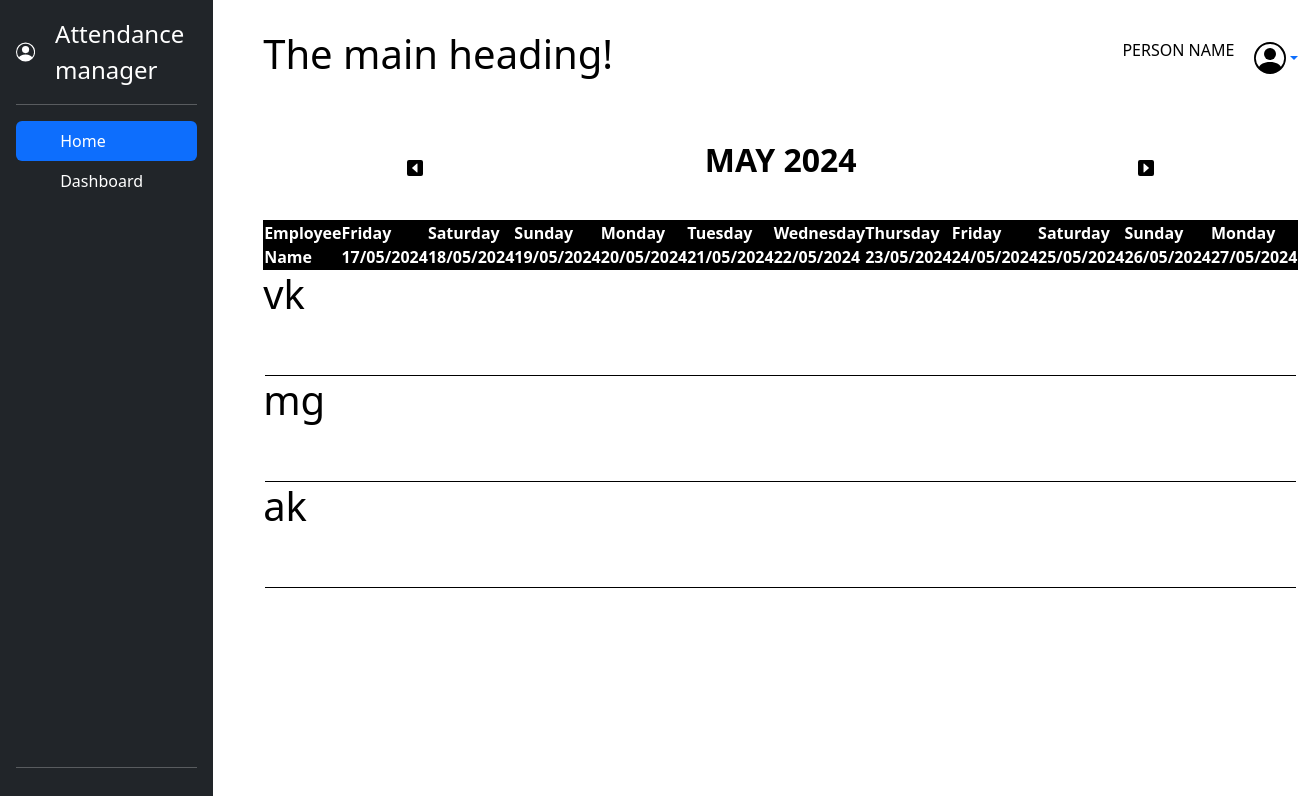
Page /log/home/ (signed in) on the committed database.
### attendance_logger/models.py (models this page shows, shortened)
class AttendanceRecord(models.Model):
    employee_name = models.CharField(max_length=50)
    employee_id = models.CharField(max_length=10)
    date = models.DateField()
    attendance_status = models.CharField(max_length=1,choices=get_choices(),default="P")

### attendance_logger/views.py (the view)
# urls.py: path('home/',home,name="home"),
@login_required
def home(request):
    today = datetime.date.today()
    lower_range,upper_range = today - datetime.timedelta(days=5),today + datetime.timedelta(days=5)
    date_list = []
    start_date = lower_range
    while start_date <= upper_range:
        date_list.append({"day":start_date.strftime('%A'),"date":start_date.strftime('%d/%m/%Y')})
        start_date += datetime.timedelta(days=1)
    data = AttendanceRecord.objects.filter(date__lte=upper_range,date__gte=lower_range).values()
    names = AttendanceRecord.objects.filter(date__lte=upper_range,date__gte=lower_range).values("employee_name").distinct()
    data_dict = defaultdict(list)
    for record in data:
        data_dict[record['employee_name']].append({"status":record["attendance_status"],"date":record["date"].strftime('%d/%m/%Y')})
    options = [
        {'value':'U','label':'Unmarked'},
        {'value':'P','label':'Present'},
        {'value':'V','label':'Vacation'},
        {'value':'S','label':'Sick'},
        {'value':'L','label':'Late'}
    ]
    print("------------------",data_dict)
    print("------------------",names)
    return  render(request=request,template_name="homepage3.html",context={"data_dict":data_dict, "date_tuple":date_list,"options":options,"names":names})

### attendance_logger/templates/homepage3.html (shortened to what this page needs)
<head>
    {% load static %}
    {% load bootstrap5 %}
    {% bootstrap_css %}
</head>
<body>
    <div class="main-page">
        <div class="d-flex flex-column flex-shrink-0 p-3 text-bg-dark bg-dark sidebar-main" >
            <a href="/" class="d-flex align-items-center mb-3 mb-md-0 me-md-auto text-white text-decoration-none name-and-icon">
              <span class="fs-4">Attendance manager</span>
            </a>
            <hr>
            <ul class="nav nav-pills flex-column mb-auto">
              <li class="nav-item">
                <a href="#" class="nav-link active" aria-current="page">
                  <svg class="bi pe-none me-2" width="16" height="16"><use xlink:href="#home"></use></svg>
                  Home
                </a>
              </li>
              <li>
                <a href="{% url 'attendance_logger:history' %}" class="nav-link text-white">
                  <svg class="bi pe-none me-2" width="16" height="16"><use xlink:href="#speedometer2"></use></svg>
                  Dashboard
                </a>
              </li>
            </ul>
            <hr>
          </div>
        <div class="page-content">
          <div class="top-header">
            <h1>The main heading!</h1>
            <div class="name-and-icon">
              <p>PERSON NAME</p>
              <div class="dropdown">
                <a href="#" class="d-flex align-items-center text-decoration-none dropdown-toggle" data-bs-toggle="dropdown" aria-expanded="false">
                </a>
              </div>
            </div>
          </div>
          <div class="table-main">
            <div class="month">
                <button>
                    <svg xmlns="http://www.w3.org/2000/svg" width="16" height="16" fill="currentColor" class="bi bi-caret-left-square-fill" viewBox="0 0 16 16">
                        <path d="M0 2a2 2 0 0 1 2-2h12a2 2 0 0 1 2 2v12a2 2 0 0 1-2 2H2a2 2 0 0 1-2-2zm10.5 10V4a.5.5 0 0 0-.832-.374l-4.5 4a.5.5 0 0 0 0 .748l4.5 4A.5.5 0 0 0 10.5 12"/>
                      </svg>
                </button>
                <p>MAY 2024</p>
                <button>
                    <svg xmlns="http://www.w3.org/2000/svg" width="16" height="16" fill="currentColor" class="bi bi-caret-right-square-fill" viewBox="0 0 16 16">
                        <path d="M0 2a2 2 0 0 1 2-2h12a2 2 0 0 1 2 2v12a2 2 0 0 1-2 2H2a2 2 0 0 1-2-2zm5.5 10a.5.5 0 0 0 .832.374l4.5-4a.5.5 0 0 0 0-.748l-4.5-4A.5.5 0 0 0 5.5 4z"/>
                      </svg>
                </button>
            </div>
            <div class="table-head">
            <div>Employee<br>Name</div>
            {% for date in date_tuple %}
            <div>{{date.day}}<br>{{date.date}}</div>
            {% endfor %}
              </div>
            <div class="table-data">
            {% for name in data_dict %}
            <h1>{{name}}</h1>
                <div class="row">
                </div>
                {% endfor %}
            </div>
    </div>
</body>

### attendance_logger/templates/homepage3.html (style rules this page uses)
.main-page { display: grid; grid-template-columns: 2fr 10fr; }
.sidebar-main { height:100vh; }
.page-content { display: flex; flex-direction: column; gap: 50px; margin: 30px 50px ; color: black; }
.top-header { display: flex; justify-content: space-between; }
.name-and-icon { display: flex; align-items: center; gap: 20px; }
.table-main { display: flex; flex-direction: column; width: 100%; }
.month { display: grid; grid-template-columns: repeat(3,auto); background-color: white; font-size: 2rem; justify-items: center; font-weight: bolder; margin-bottom: 20px; }
button { background-color: white; border: 0; height: 100%; width: 100%; }
.table-head { display: grid; grid-template-columns: repeat(12,1fr); background-color: black; color:white; font-weight: bolder; border: 1px solid black; justify-items: center; width: 100%; }
.row { margin-left: 2px; margin-right:2px; display: grid; grid-template-columns: repeat(12,1fr); grid-template-rows: 50px; align-items: center; justify-items: center; border-bottom: 1px solid black; height: 50px; }

### rows in the picture
AttendanceRecord: data_dict "vk"
AttendanceRecord: data_dict "mg"
AttendanceRecord: data_dict "ak"

### other values in the picture
{{ date.day }} "Friday" "Saturday" "Sunday" "Monday" "Tuesday" "Wednesday" "Thursday" "Friday" "Saturday" "Sunday" "Monday"
{{ date.date }} "17/05/2024" "18/05/2024" "19/05/2024" "20/05/2024" "21/05/2024" "22/05/2024" "23/05/2024" "24/05/2024" "25/05/2024" "26/05/2024" "27/05/2024"
